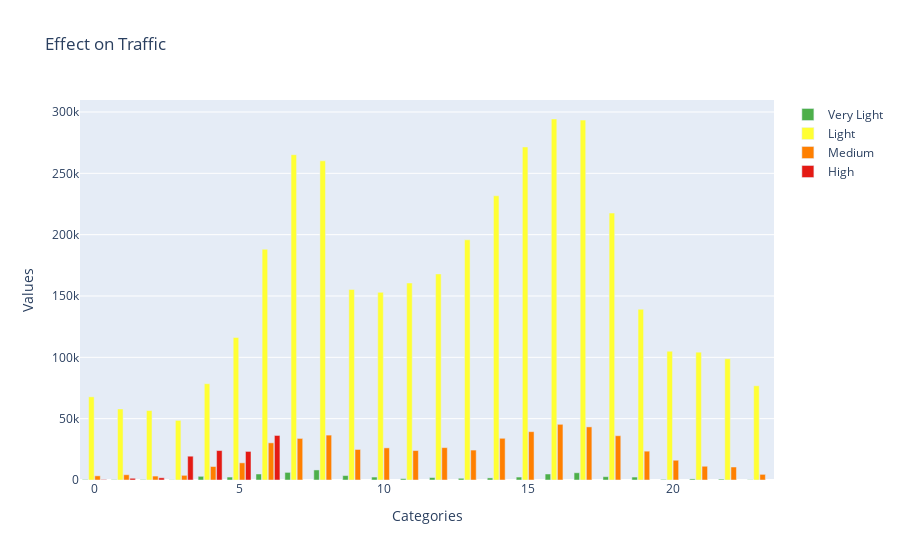

This figure's notebook cell:
### Code cell
MultiBarChart(df_acc, 'Hourly', Sampling_Factor).show()

### Figure 1 — Plotly figure (JSON) as saved in the notebook; plotly's stock layout.template omitted (floating-point values rounded to 4 significant figures)
{"data": [{"marker": {"color": "rgb(77, 175, 74)"}, "name": "Very Light", "textposition": "auto", "type": "bar", "x": [0, 1, 2, 3, 4, 5, 6, 7, 8, 9, 10, 11, 12, 13, 14, 15, 16, 17, 18, 19, 20, 21, 22, 23], "y": [400, 300, 400, 200, 3000, 2400, 4900, 6200, 8200, 3600, 2400, 1100, 2000, 1400, 1700, 2400, 4900, 5900, 2700, 2400, 500, 900, 700, 200]}, {"marker": {"color": "rgb(255, 255, 51)"}, "name": "Light", "textposition": "auto", "type": "bar", "x": [0, 1, 2, 3, 4, 5, 6, 7, 8, 9, 10, 11, 12, 13, 14, 15, 16, 17, 18, 19, 20, 21, 22, 23], "y": [67800, 57900, 56600, 48600, 78500, 116200, 188100, 265200, 260200, 155300, 153000, 160600, 168000, 195800, 231700, 271500, 294300, 293400, 217600, 139200, 105000, 104200, 98800, 76800]}, {"marker": {"color": "rgb(255, 127, 0)"}, "name": "Medium", "textposition": "auto", "type": "bar", "x": [0, 1, 2, 3, 4, 5, 6, 7, 8, 9, 10, 11, 12, 13, 14, 15, 16, 17, 18, 19, 20, 21, 22, 23], "y": [3400, 4300, 3200, 3800, 11000, 14000, 30300, 33900, 36600, 24900, 26200, 24000, 26400, 24400, 34000, 39400, 45400, 43300, 36100, 23500, 16100, 11200, 10600, 4600]}, {"marker": {"color": "rgb(228, 26, 20)"}, "name": "High", "textposition": "auto", "type": "bar", "x": [0, 1, 2, 3, 4, 5, 6, 7, 8, 9, 10, 11, 12, 13, 14, 15, 16, 17, 18, 19, 20, 21, 22, 23], "y": [400, 1400, 1800, 19400, 24000, 23300, 36300]}], "layout": {"bargap": 0.15, "bargroupgap": 0.1, "barmode": "group", "title": {"text": "Effect on Traffic"}, "xaxis": {"title": {"text": "Categories"}}, "yaxis": {"title": {"text": "Values"}}}}
